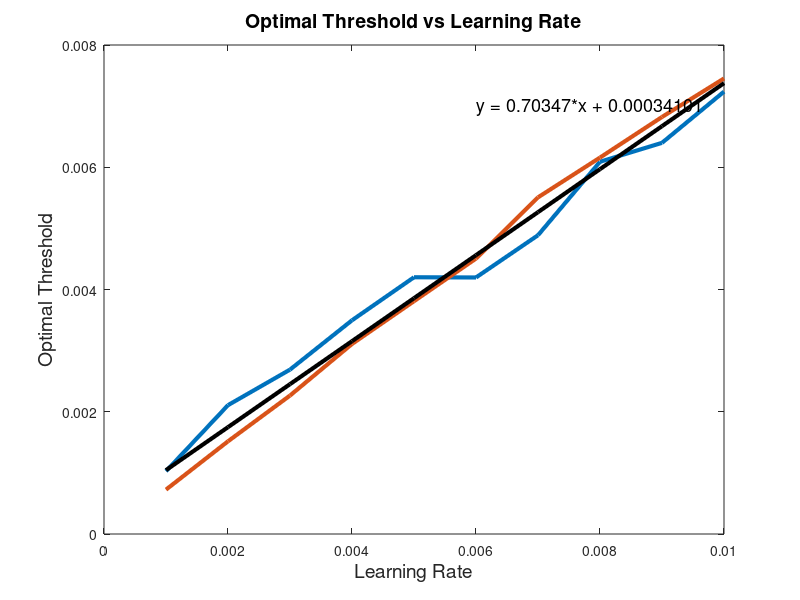

Recreate this plot in MATLAB.
x = [0.001:0.001:0.01]
synsyn = [7.259511655129417471e-04,1.516482495073297014e-03,2.265036664377810798e-03,3.108684795756141983e-03,3.808451103549099007e-03,4.505792215812136174e-03,5.507243257628313855e-03,6.158187989421347666e-03,6.822489652294836358e-03,7.452440314791919374e-03]
netnet = [1.026837204846203647e-03,2.107876294614544413e-03,2.689174257258788395e-03,3.496073935000621781e-03,4.200233281680548075e-03,4.196715233832555916e-03,4.887815568509147959e-03,6.089919249951673136e-03,6.399257239593231748e-03,7.236742491954264653e-03]
figure
plot(x, [netnet;synsyn], 'linewidth', 3)
params = polyfit(x, mean([netnet;synsyn], 1), 1)
hold on
plot(x, params(1)*x+params(2), 'k', 'linewidth', 3)


title('Optimal Threshold vs Learning Rate','fontsize', 14)
xlabel('Learning Rate', 'fontsize', 14)
ylabel('Optimal Threshold', 'fontsize', 14)

text(0.006, 0.007, ['y = ', num2str(params(1)), '*x + ', num2str(params(2))], 'fontsize', 13)